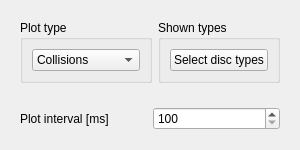
<?xml version="1.0" encoding="UTF-8"?>
<ui version="4.0">
 <class>PlotControlWidget</class>
 <widget class="QWidget" name="PlotControlWidget">
  <property name="geometry">
   <rect>
    <x>0</x>
    <y>0</y>
    <width>264</width>
    <height>142</height>
   </rect>
  </property>
  <property name="windowTitle">
   <string>Form</string>
  </property>
  <layout class="QVBoxLayout" name="verticalLayout">
   <item>
    <widget class="QWidget" name="widget" native="true">
     <layout class="QHBoxLayout" name="horizontalLayout_2">
      <item>
       <widget class="QGroupBox" name="plotTypeGroupBox">
        <property name="title">
         <string>Plot type</string>
        </property>
        <layout class="QHBoxLayout" name="horizontalLayout_9">
         <item>
          <widget class="QComboBox" name="plotTypeComboBox">
           <property name="maximumSize">
            <size>
             <width>150</width>
             <height>16777215</height>
            </size>
           </property>
           <item>
            <property name="text">
             <string>Collisions</string>
            </property>
           </item>
           <item>
            <property name="text">
             <string>Kinetic energy</string>
            </property>
           </item>
           <item>
            <property name="text">
             <string>Momentum</string>
            </property>
           </item>
           <item>
            <property name="text">
             <string>Velocity</string>
            </property>
           </item>
           <item>
            <property name="text">
             <string>Count</string>
            </property>
           </item>
          </widget>
         </item>
        </layout>
       </widget>
      </item>
      <item>
       <widget class="QGroupBox" name="typeSelectionGroupBox">
        <property name="title">
         <string>Shown types</string>
        </property>
        <layout class="QHBoxLayout" name="horizontalLayout_10">
         <item>
          <widget class="QPushButton" name="selectDiscTypesPushButton">
           <property name="maximumSize">
            <size>
             <width>150</width>
             <height>16777215</height>
            </size>
           </property>
           <property name="text">
            <string>Select disc types</string>
           </property>
          </widget>
         </item>
        </layout>
       </widget>
      </item>
     </layout>
    </widget>
   </item>
   <item>
    <widget class="QWidget" name="widget_6" native="true">
     <property name="maximumSize">
      <size>
       <width>16777215</width>
       <height>50</height>
      </size>
     </property>
     <layout class="QHBoxLayout" name="horizontalLayout_4">
      <item>
       <widget class="QLabel" name="label_4">
        <property name="text">
         <string>Plot interval [ms]</string>
        </property>
       </widget>
      </item>
      <item>
       <widget class="QSpinBox" name="plotTimeIntervalSpinBox">
        <property name="minimum">
         <number>100</number>
        </property>
        <property name="maximum">
         <number>10000</number>
        </property>
       </widget>
      </item>
     </layout>
    </widget>
   </item>
  </layout>
 </widget>
 <resources/>
 <connections/>
</ui>
